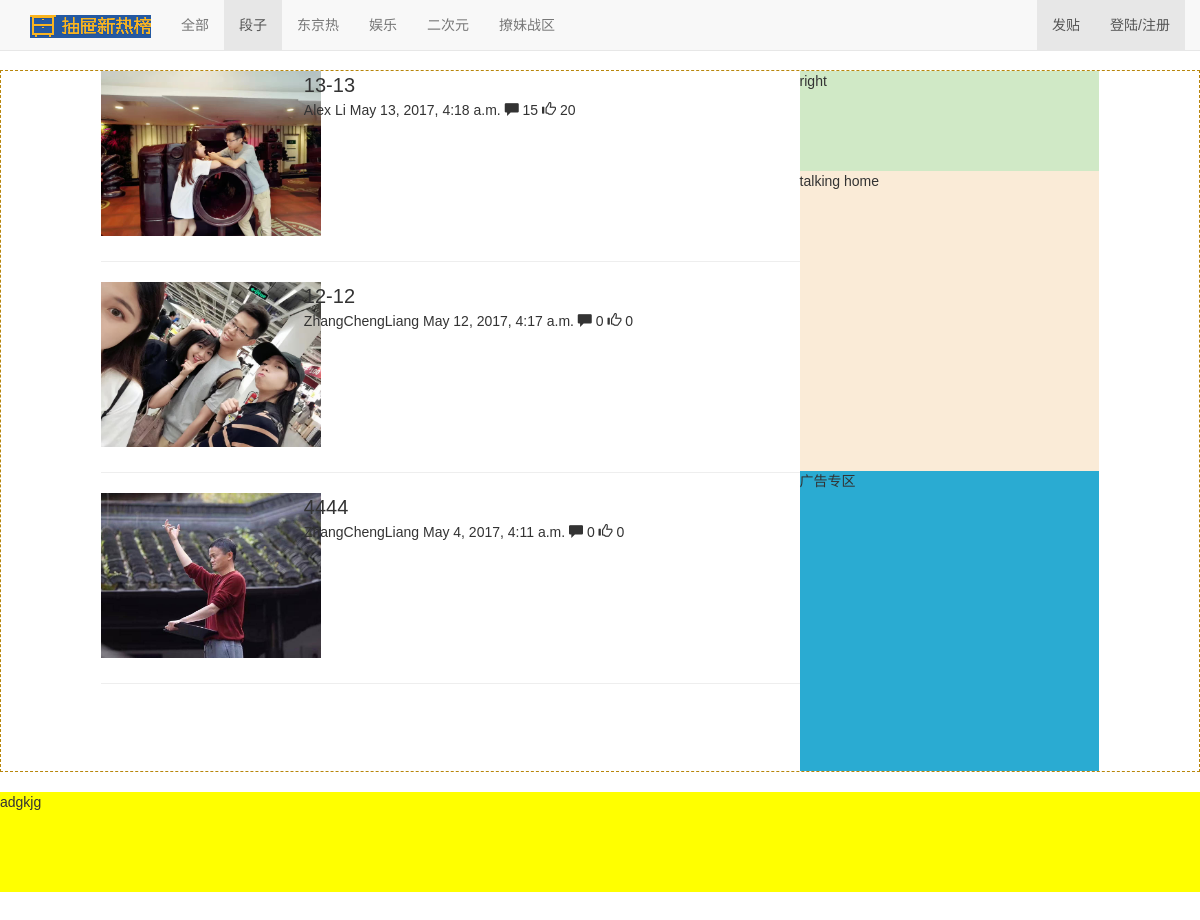
Screenshot of /bbs/category/2/ with the database file from the repository.
### bbs/models.py (models this page shows, shortened)
class Category(models.Model):  # 版块(分类)表
    name = models.CharField(max_length=64, unique=True)  # 版块名
    brief = models.CharField(max_length=255, null=True, blank=True)  # 简要介绍
    set_to_top_menu = models.BooleanField(default=False)  # 是否显示在界面
    position_index = models.SmallIntegerField()  # 版块的位置
    admin = models.ManyToManyField("UserProfile", blank=True)  # 一个版块可有多个管理员，可不选择

class Article(models.Model):  # 贴子表
    title = models.CharField(max_length=255)  # 标题
    brief = models.CharField(max_length=255, null=True, blank=True)  # 简要介绍
    category = models.ForeignKey("Category")
    content = models.TextField(u"文章内容")
    author = models.ForeignKey("UserProfile")  # 作者
    pub_date = models.DateTimeField(blank=True, null=True)
    last_modify = models.DateTimeField(auto_now=True)  # 自动添加修改帖子时间
    priority = models.IntegerField(u"优先级", default=1000)  # 设置默认优先级为1000
    head_img = models.ImageField(u"文章标题图片", upload_to="uploads")
    status_choices = (("draft", u"草稿"),
                      ("published", u"已发布"),
                      ("hidden", u"隐藏"),
                      )
    publish_status = models.CharField(choices=status_choices, max_length=32, default="published")

class UserProfile(models.Model):  # 用户表
    user = models.OneToOneField(User)  # 一对一关联，密码在User表
    name = models.CharField(max_length=64)
    signature = models.CharField(max_length=255, blank=True, null=True)  # 个人签名，可以为空
    head_img = models.ImageField(height_field=150, width_field=150, blank=True, null=True)  # 头像，可以不传
    friends = models.ManyToManyField("self", related_name="my_friends", blank=True)
    def __str__(self):
        return self.name

### bbs/views.py (the view)
# urls.py: url(r'^category/(\d+)/$', views.category),
def category(request, category_id):
    category_obj = models.Category.objects.get(id=category_id)
    if category_obj.position_index == 1:  # 用户访问首页
        article_list = models.Article.objects.all().order_by('pub_date')
    else:
        article_list = models.Article.objects.filter(category=category_id, publish_status="published")
    newest_article = models.Article.objects.all().order_by('-pub_date')[0]
    newest_article_id = newest_article.id
    print(">>>>找到最新文章的ID", newest_article_id)
    return render(request, "bbs/index.html", {"category_list": category_list,
                                              "article_list": article_list,
                                              "newest_article_id": newest_article_id,
                                              "category_obj": category_obj,
                                              })

### bbs/templatetags/img_tag.py (called while the page is built)
@register.filter  # 注册
def truncate_url(img_url):  # 截断url
    return img_url.name.split("/", maxsplit=1)[-1]

@register.simple_tag
def filter_comment(article_obj):
    query_set = article_obj.comment_set.select_related()  # 反向关联查询(包含评论与点赞)
    comments = {
        "comment_count": query_set.filter(comment_type=1).count(),  # 评论数
        "thumb_count": query_set.filter(comment_type=2).count(),  # 点赞数
    }
    return comments  # 后端返回给前端是一个字典

### templates/bbs/index.html (shortened to what this page needs)
{% extends "base.html" %}
{% load img_tag %}
{% block page_container %}
    <div class="wrap-left">
        {% for article in article_list reversed %}
            <div class="article-box row">
                <div class="article-head-img col-md-4">
                    <img src="/static/{{ article.head_img|truncate_url }}">
                </div>
                <div class="article-brief col-md-8">
                    <a class="article-title" href="{% url 'article_detail' article.id %}">{{ article.title }}</a>
                    <div>
                        <span>{{ article.author }}</span>
                        <span>{{ article.pub_date }}</span>
                        <span>{%  filter_comment article as comments %}</span>
                        <span class="glyphicon glyphicon-comment" aria-hidden="true"></span>
                        <span>{{ comments.comment_count }}</span>
                        <span class="glyphicon glyphicon-thumbs-up" aria-hidden="true"></span>
                        <span>{{ comments.thumb_count }}</span>
                    </div>
                </div>
            </div>
            <hr/>
        {% endfor %}
    </div>
    <div class="wrap-right">
        <div style="height: 100px; background-color: #d0e9c6;">
            right
        </div>
        <div class="talk-place">
            talking home
        </div>
        <div style="background-color: #2aabd2; height: 300px;">
            广告专区
        </div>
    </div>
{% endblock %}

### templates/base.html (shortened to what this page needs)
<!DOCTYPE html>
<html lang="zh-CN"><style type="text/css" id="106159481858"></style><head><meta http-equiv="Content-Type" content="text/html; charset=UTF-8">
    <link href="/static/bootstrap-3.3.7-dist/css/bootstrap.min.css" rel="stylesheet">
    <link href="/static/bootstrap-3.3.7-dist/css/page_container.css" rel="stylesheet">
    <link href="/static/bootstrap-3.3.7-dist/css/navbar-fixed-top.css" rel="stylesheet">
  </head>
  <body> {% csrf_token %}
    <nav class="navbar navbar-default navbar-fixed-top">
      <div class="container">
        <div id="navbar" class="navbar-collapse collapse">
            <div>
                <a class="navbar-brand" href="/bbs">
                    <img src="/static/images/logo.png">
                </a>
            </div>
            <ul class="nav navbar-nav">
                {% for category in category_list %}
                    {% if category.id == category_obj.id %}
                        <li class="active"><a href="/bbs/category/{{ category.id }}">{{ category.name }}</a></li>
                    {% else %}
                        <li class=""><a href="/bbs/category/{{ category.id }}">{{ category.name }}</a></li>
                    {% endif %}
                {% endfor %}
                 <li class=""><a href="/webchat/">撩妹战区</a></li>
            </ul>
          <ul class="nav navbar-nav navbar-right">
            <li class="active"><a href="{% url 'new_article' %}">发贴</a></li>
            {% if request.user.is_authenticated %}
                <li class=""><a href="#">{{ request.user.userprofile }}</a></li>
                 <li class="active"><a href="{% url 'logout' %}">注销退出</a></li>
            {% else %}
                <li class="active"><a href="{% url 'login' %}">登陆/注册</a></li>
            {% endif %}
          </ul>
        </div>
      </div>
    </nav>
    <div class="page-container">
        {% block page_container %}{% endblock %}
    </div>
    <footer class="footer">
        adgkjg
    </footer>
</body></html>

### rows the page displays
Category: name "全部"
Category: name "段子"
Category: name "东京热"
Category: name "娱乐"
Category: name "二次元"
Article: head_img (picture), title "13-13", author "Alex Li", pub_date "May 13, 2017, 4:18 a.m.", comment_count "15", thumb_count "20"
Article: head_img (picture), title "12-12", author "ZhangChengLiang", pub_date "May 12, 2017, 4:17 a.m.", comment_count "0", thumb_count "0"
Article: head_img (picture), title "4444", author "ZhangChengLiang", pub_date "May 4, 2017, 4:11 a.m.", comment_count "0", thumb_count "0"
